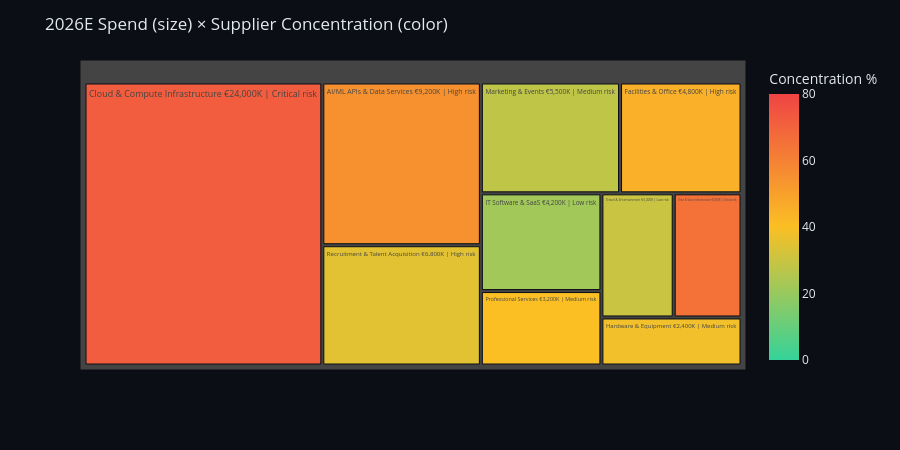

The cell this chart's notebook holds for it:
### Markdown cell above
### 📊 Chart 3: 2026E Spend Treemap
Size = spend amount, Color = supplier concentration.
Red = dangerous concentration, green = healthy diversification.

### Code cell
df_tree = df_meta.sort_values('spend_2026e', ascending=False).copy()
df_tree['label'] = df_tree.apply(
    lambda r: f"{r['category']}\n€{r['spend_2026e']:,.0f}K | {r['risk']} risk", axis=1
)

fig = px.treemap(
    df_tree,
    path=['label'],
    values='spend_2026e',
    color='concentration',
    color_continuous_scale=['#34D399', '#FBBF24', '#EF4444'],
    range_color=[0, 80],
)

fig.update_layout(
    title='2026E Spend (size) × Supplier Concentration (color)',
    paper_bgcolor=BG, font=dict(color=TEXT), height=450,
    coloraxis_colorbar=dict(title='Concentration %'),
)
fig.show()

### Figure 1 — Plotly figure (JSON) as saved in the notebook; plotly's stock layout.template omitted (floating-point values rounded to 4 significant figures)
{"data": [{"branchvalues": "total", "customdata": [[72.0], [55.0], [35.0], [28.0], [45.0], [22.0], [40.0], [30.0], [65.0], [38.0]], "domain": {"x": [0, 1], "y": [0, 1]}, "hovertemplate": "labels=%{label}<br>spend_2026e=%{value}<br>parent=%{parent}<br>id=%{id}<br>concentration=%{color}<extra></extra>", "ids": ["Cloud & Compute Infrastructure\n€24,000K | Critical risk", "AI/ML APIs & Data Services\n€9,200K | High risk", "Recruitment & Talent Acquisition\n€6,800K | High risk", "Marketing & Events\n€5,500K | Medium risk", "Facilities & Office\n€4,800K | High risk", "IT Software & SaaS\n€4,200K | Low risk", "Professional Services\n€3,200K | Medium risk", "Travel & Entertainment\n€3,200K | Low risk", "Telco & Voice Infrastructure\n€3,000K | Critical risk", "Hardware & Equipment\n€2,400K | Medium risk"], "labels": ["Cloud & Compute Infrastructure\n€24,000K | Critical risk", "AI/ML APIs & Data Services\n€9,200K | High risk", "Recruitment & Talent Acquisition\n€6,800K | High risk", "Marketing & Events\n€5,500K | Medium risk", "Facilities & Office\n€4,800K | High risk", "IT Software & SaaS\n€4,200K | Low risk", "Professional Services\n€3,200K | Medium risk", "Travel & Entertainment\n€3,200K | Low risk", "Telco & Voice Infrastructure\n€3,000K | Critical risk", "Hardware & Equipment\n€2,400K | Medium risk"], "marker": {"coloraxis": "coloraxis", "colors": [72.0, 55.0, 35.0, 28.0, 45.0, 22.0, 40.0, 30.0, 65.0, 38.0]}, "name": "", "parents": ["", "", "", "", "", "", "", "", "", ""], "type": "treemap", "values": [24000.0, 9200.0, 6800.0, 5500.0, 4800.0, 4200.0, 3200.0, 3200.0, 3000.0, 2400.0]}], "layout": {"coloraxis": {"cmax": 80, "cmin": 0, "colorbar": {"title": {"text": "Concentration %"}}, "colorscale": [[0, "#34D399"], [0.5, "#FBBF24"], [1, "#EF4444"]]}, "font": {"color": "#E4E8F1"}, "height": 450, "legend": {"tracegroupgap": 0}, "margin": {"t": 60}, "paper_bgcolor": "#0B0E14", "title": {"text": "2026E Spend (size) × Supplier Concentration (color)"}}}
